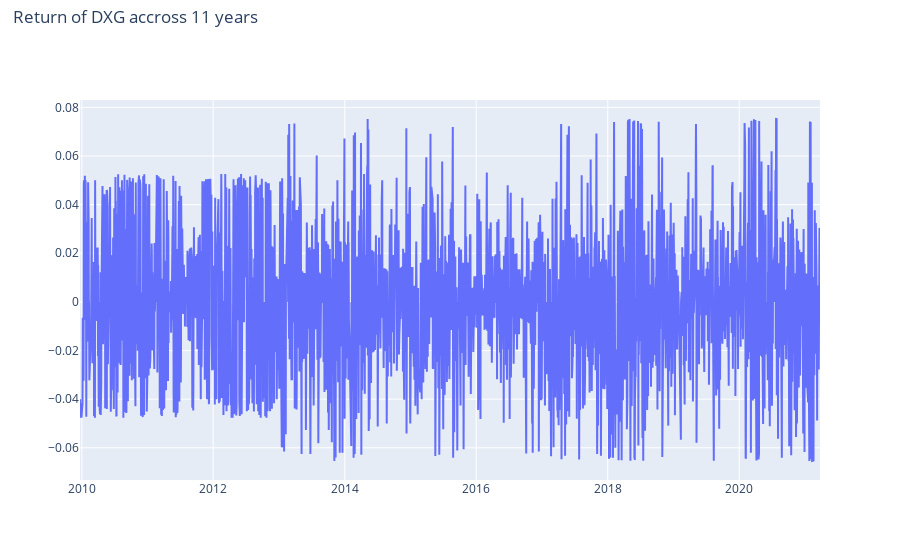

The cell this chart's notebook holds for it:
### Code cell
fig = go.Figure([go.Scatter(x=stock_returns.index, y=stock_returns)])
# format chart
fig.update_layout(
        title={
                'text': 'Return of ' + tickerID + ' accross 11 years',
                'y':0.98,
                'x':0.15,
                'xanchor': 'center',
                'yanchor': 'top'}
        )
fig.show()

### Figure 1 — Plotly figure (JSON) as saved in the notebook; plotly's stock layout.template omitted (floating-point values rounded to 4 significant figures; data arrays with more than 128 entries replaced by an {"elided": "..."} marker saying what was removed)
{"data": [{"type": "scatter", "x": {"elided": "2804 str values"}, "y": {"elided": "2804 float values"}}], "layout": {"title": {"text": "Return of DXG accross 11 years", "x": 0.15, "xanchor": "center", "y": 0.98, "yanchor": "top"}}}
